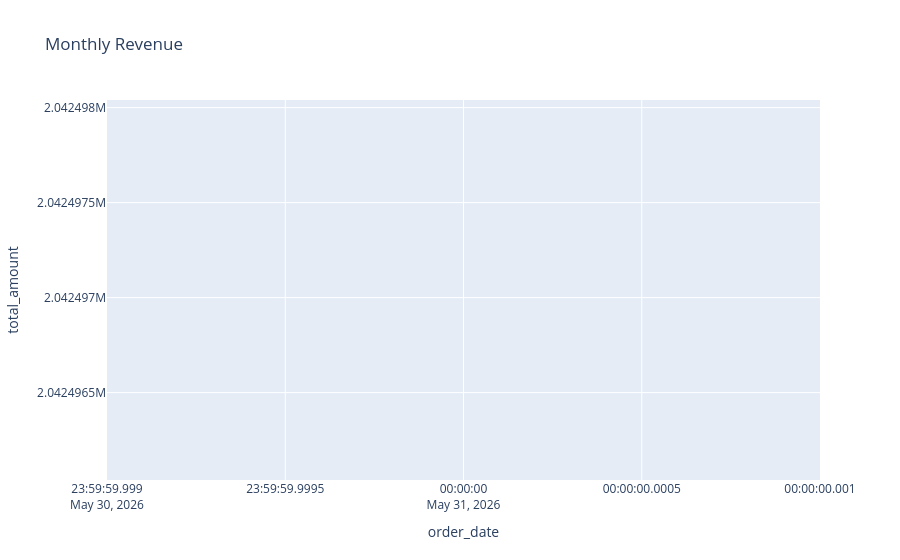

The code cell stored with this chart in its notebook:
### Markdown cell above
## Bar Chart: Top Products by Revenue
Create an interactive bar chart showing which products generate the most revenue. Plotly enables hover interactivity for exploring values.

### Code cell
# Line chart
monthly_sales = sales.dropna(subset=['order_date']).set_index('order_date').resample('M')['total_amount'].sum().reset_index()
fig = px.line(monthly_sales, x='order_date', y='total_amount', title='Monthly Revenue')
fig.show()

### Figure 1 — Plotly figure (JSON) as saved in the notebook; plotly's stock layout.template omitted (floating-point values rounded to 4 significant figures)
{"data": [{"hovertemplate": "order_date=%{x}<br>total_amount=%{y}<extra></extra>", "legendgroup": "", "line": {"color": "#636efa", "dash": "solid"}, "marker": {"symbol": "circle"}, "mode": "lines", "name": "", "orientation": "v", "showlegend": false, "type": "scatter", "x": ["2026-05-31T00:00:00.000000000"], "xaxis": "x", "y": [2042000.0], "yaxis": "y"}], "layout": {"legend": {"tracegroupgap": 0}, "title": {"text": "Monthly Revenue"}, "xaxis": {"anchor": "y", "domain": [0, 1], "title": {"text": "order_date"}}, "yaxis": {"anchor": "x", "domain": [0, 1], "title": {"text": "total_amount"}}}}
